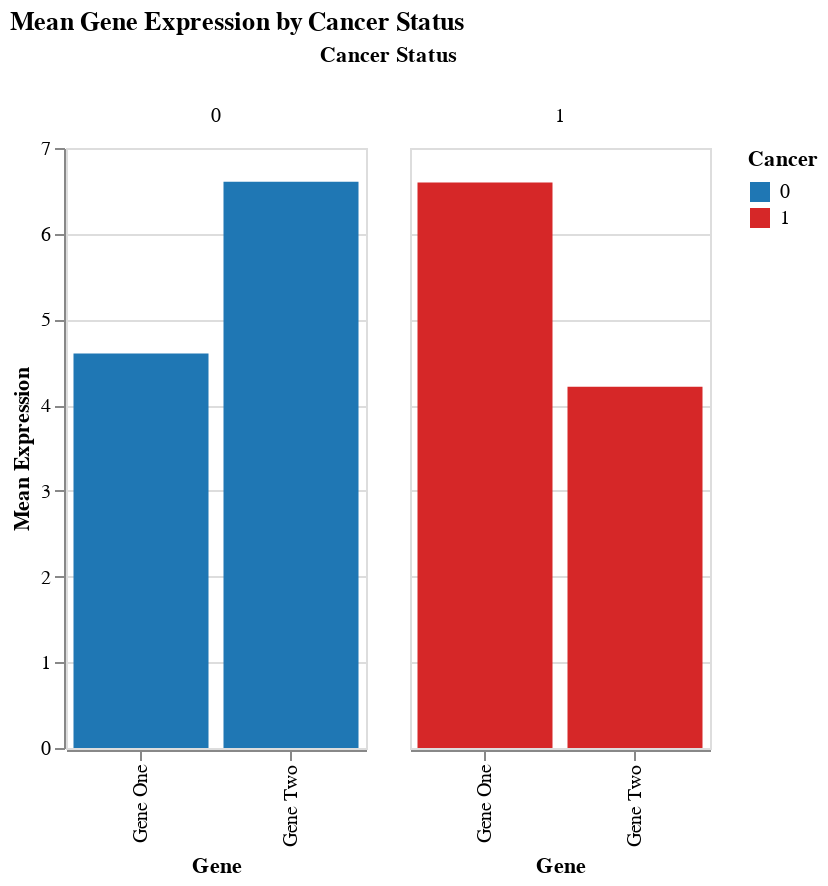

The code cell stored with this chart in its notebook:
### Markdown cell above
**Gene One** has a fairly consistent activation pattern across most individuals. This implies that it might be *constitutively expressed*.

**Gene Two** is expressed across a wider range, suggesting that it may vary significantly between healthy and disease states.

### Code cell
# Group by Cancer Present and calculate mean gene expression
df_grouped = df.groupby('Cancer Present')[['Gene One', 'Gene Two']].mean().reset_index()

# Melt the DataFrame to long format
df_bar = df_grouped.melt(id_vars='Cancer Present', 
                         var_name='Gene', 
                         value_name='Expression')

# Rename for Altair clarity
df_bar.rename(columns={'Cancer Present': 'Cancer'}, inplace=True)

# Plot
bar_chart = alt.Chart(df_bar).mark_bar().encode(
    x=alt.X('Gene:N', title='Gene'),
    y=alt.Y('Expression:Q', title='Mean Expression'),
    color=alt.Color('Cancer:N', scale=alt.Scale(range=['#1f77b4', '#d62728'])),
    column=alt.Column('Cancer:N', title='Cancer Status'),
    tooltip=['Gene:N', 'Expression:Q', 'Cancer:N']
).properties(
    title="Mean Gene Expression by Cancer Status",
    width=150,
    height=300
)

bar_chart

### Figure 1 — Vega-Lite specification as saved in the notebook (floating-point values rounded to 4 significant figures)
{"config": {"view": {"continuousWidth": 300, "continuousHeight": 300}}, "data": {"name": "data-ce842f5426b95c8281e02009a5b55f42"}, "mark": {"type": "bar"}, "encoding": {"color": {"field": "Cancer", "scale": {"range": ["#1f77b4", "#d62728"]}, "type": "nominal"}, "column": {"field": "Cancer", "title": "Cancer Status", "type": "nominal"}, "tooltip": [{"field": "Gene", "type": "nominal"}, {"field": "Expression", "type": "quantitative"}, {"field": "Cancer", "type": "nominal"}], "x": {"field": "Gene", "title": "Gene", "type": "nominal"}, "y": {"field": "Expression", "title": "Mean Expression", "type": "quantitative"}}, "height": 300, "title": "Mean Gene Expression by Cancer Status", "width": 150, "$schema": "https://vega.github.io/schema/vega-lite/v5.20.1.json", "datasets": {"data-ce842f5426b95c8281e02009a5b55f42": [{"Cancer": 0, "Gene": "Gene One", "Expression": 4.602}, {"Cancer": 1, "Gene": "Gene One", "Expression": 6.598}, {"Cancer": 0, "Gene": "Gene Two", "Expression": 6.607}, {"Cancer": 1, "Gene": "Gene Two", "Expression": 4.214}]}}
